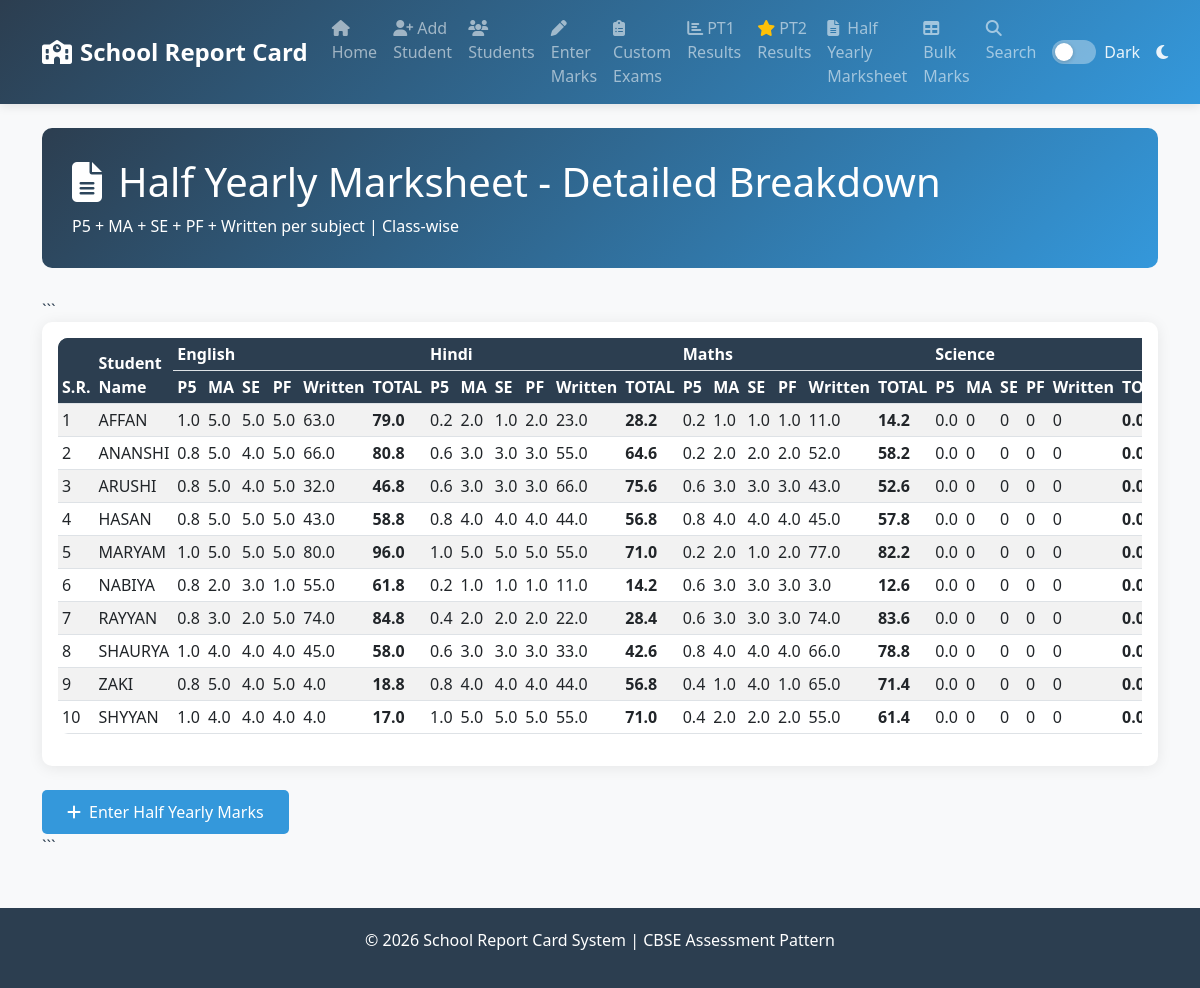
The page /half-yearly-results on the database its author committed.
### tables this page shows
CREATE TABLE students (
            id INTEGER PRIMARY KEY AUTOINCREMENT,
            admission_no TEXT UNIQUE NOT NULL,
            name TEXT NOT NULL,
            class_name TEXT NOT NULL,
            section TEXT NOT NULL,
            roll_no INTEGER,
            father_name TEXT,
            mother_name TEXT,
            dob TEXT,
            term TEXT DEFAULT '2024-25',
            created_at TIMESTAMP DEFAULT CURRENT_TIMESTAMP
        );

CREATE TABLE marks (
            id INTEGER PRIMARY KEY AUTOINCREMENT,
            student_id TEXT NOT NULL,
            subject TEXT NOT NULL,
            exam_type TEXT NOT NULL,  -- 'Half Yearly' or 'Final'
            pt REAL DEFAULT 0,         -- Periodic Test
            ma REAL DEFAULT 0,         -- Multiple Assessment
            se REAL DEFAULT 0,         -- Subject Enrichment
            pf REAL DEFAULT 0,         -- Portfolio
            written REAL DEFAULT 0,   -- Written Exam
            created_at TIMESTAMP DEFAULT CURRENT_TIMESTAMP, theory REAL DEFAULT 0, practical REAL DEFAULT 0,
            FOREIGN KEY (student_id) REFERENCES students(admission_no),
            UNIQUE(student_id, subject, exam_type)
        );

### app.py (the view)
@app.route('/half-yearly-results')
def half_yearly_results():
    conn = get_db()
    cursor = conn.cursor()
    cursor.execute('SELECT * FROM students ORDER BY class_name, section, roll_no')
    students = cursor.fetchall()
    grouped_results = []
    SUBJECTS = ['English', 'Hindi', 'Maths', 'Science', 'SST', 'Computer', 'French']
    for student in students:
        cursor.execute("SELECT subject, pt, ma, se, pf, written FROM marks WHERE student_id = ? AND exam_type = 'Half Yearly'", (student['admission_no'],))
        marks_raw = cursor.fetchall()
        student_marks = {row['subject']: dict(row) for row in marks_raw}
        grouped_results.append({
            'student': dict(student),
            'marks': student_marks,
            'subjects': SUBJECTS
        })
    conn.close()
    return render_template('half_yearly_detailed.html', grouped_results=grouped_results, subjects=SUBJECTS)

### app.py (called while the page is built)
def get_db():
    conn = sqlite3.connect(DATABASE)
    conn.row_factory = sqlite3.Row
    return conn

### templates/half_yearly_detailed.html (shortened to what this page needs)
{% extends "base.html" %}
{% block content %}
<div class="fade-in">
    <div class="page-header">
        <h1><i class="fas fa-file-alt me-3"></i>Half Yearly Marksheet - Detailed Breakdown</h1>
        <p class="mb-0">P5 + MA + SE + PF + Written per subject | Class-wise</p>
    </div>
```
{% if grouped_results %}
<div class="card">
    <div class="card-body">
        <div class="table-responsive">
            <table class="table table-striped table-hover table-sm">
                <thead class="table-dark">
                    <tr>
                        <th rowspan="2">S.R.</th>
                        <th rowspan="2">Student Name</th>
                        {% for subject in subjects %}
                        <th colspan="6">{{ subject }}</th>
                        {% endfor %}
                    </tr>
                    <tr>
                        {% for subject in subjects %}
                        <th>P5</th>
                        <th>MA</th>
                        <th>SE</th>
                        <th>PF</th>
                        <th>Written</th>
                        <th>TOTAL</th>
                        {% endfor %}
                    </tr>
                </thead>
                <tbody>
                    {% for result in grouped_results %}
                    <tr>
                        <td>{{ loop.index }}</td>
                        <td>{{ result.student.name }}</td>
                        {% set grand_total = 0 %}
                        {% for subject in subjects %}
                        {% set marks = result.marks.get(subject, {}) %}
                        {% set p5 = (marks.pt or 0) / 5 %}
                        {% set ma = marks.ma or 0 %}
                        {% set se = marks.se or 0 %}
                        {% set pf = marks.pf or 0 %}
                        {% set written = marks.written or 0 %}
                        {% set total = p5 + ma + se + pf + written %}
                        {% set grand_total = grand_total + total %}
                        <td>{{ p5|round(1) }}</td>
                        <td>{{ ma|round(1) }}</td>
                        <td>{{ se|round(1) }}</td>
                        <td>{{ pf|round(1) }}</td>
                        <td>{{ written|round(1) }}</td>
                        <td class="fw-bold">{{ total|round(1) }}</td>
                        {% endfor %}
                        {% set percentage = (grand_total / (subjects|length * 100)) * 100 %}
                    </tr>
                    {% endfor %}
                </tbody>
            </table>
        </div>
    </div>
</div>
{% else %}
<div class="alert alert-warning">
    No Half Yearly marks data available.
    <a href="{{ url_for('bulk_marks') }}">Enter marks first</a>.
</div>
{% endif %}
<div class="mt-4">
    <a href="{{ url_for('bulk_marks') }}" class="btn btn-primary">
        <i class="fas fa-plus me-2"></i>Enter Half Yearly Marks
    </a>
</div>
```
</div>
{% endblock %}

### templates/base.html (style rules this page uses)
:root { --primary-color: #2c3e50; --secondary-color: #3498db; --success-color: #27ae60; --warning-color: #f39c12; --danger-color: #e74c3c; --light-bg: #ecf0f1; --text-color: #2c3e50; --bg-color: #f8f9fa; --card-bg: #ffffff; --navbar-bg: linear-gradient(135deg, var(--primary-color), var(--secondary-color)); --border-color: #dee2e6; }
body { font-family: 'Segoe UI', Tahoma, Geneva, Verdana, sans-serif; background-color: var(--bg-color); color: var(--text-color); transition: background-color 0.3s, color 0.3s; }
.card { border: none; border-radius: 10px; box-shadow: 0 2px 15px rgba(0,0,0,0.08); transition: transform 0.3s; background-color: var(--card-bg); color: var(--text-color); }
.table { color: var(--text-color); }
.table th { background-color: var(--primary-color); color: white; border-color: var(--border-color); }
.table td { border-color: var(--border-color); }
.page-header { background: linear-gradient(135deg, var(--primary-color), var(--secondary-color)); color: white; padding: 30px; border-radius: 10px; margin-bottom: 30px; }
.btn-primary { background: var(--secondary-color); border: none; padding: 10px 25px; border-radius: 5px; transition: all 0.3s; }
.table { border-radius: 10px; overflow: hidden; }
.table thead { background: var(--primary-color); color: white; }
.fade-in { animation: fadeIn 0.5s; }

### rows shown on the page
students: student.name "AFFAN"
marks: subjects "5.0", subjects "5.0", subjects "5.0", subjects "63.0"
marks: subjects "2.0", subjects "1.0", subjects "2.0", subjects "23.0"
marks: subjects "1.0", subjects "1.0", subjects "1.0", subjects "11.0"
students: student.name "ANANSHI"
marks: subjects "5.0", subjects "4.0", subjects "5.0", subjects "66.0"
marks: subjects "3.0", subjects "3.0", subjects "3.0", subjects "55.0"
marks: subjects "2.0", subjects "2.0", subjects "2.0", subjects "52.0"
students: student.name "ARUSHI"
marks: subjects "5.0", subjects "4.0", subjects "5.0", subjects "32.0"
marks: subjects "3.0", subjects "3.0", subjects "3.0", subjects "66.0"
marks: subjects "3.0", subjects "3.0", subjects "3.0", subjects "43.0"
students: student.name "HASAN"
marks: subjects "5.0", subjects "5.0", subjects "5.0", subjects "43.0"
marks: subjects "4.0", subjects "4.0", subjects "4.0", subjects "44.0"
marks: subjects "4.0", subjects "4.0", subjects "4.0", subjects "45.0"
students: student.name "MARYAM"
marks: subjects "5.0", subjects "5.0", subjects "5.0", subjects "80.0"
marks: subjects "5.0", subjects "5.0", subjects "5.0", subjects "55.0"
marks: subjects "2.0", subjects "1.0", subjects "2.0", subjects "77.0"
students: student.name "NABIYA"
marks: subjects "2.0", subjects "3.0", subjects "1.0", subjects "55.0"
marks: subjects "1.0", subjects "1.0", subjects "1.0", subjects "11.0"
marks: subjects "3.0", subjects "3.0", subjects "3.0", subjects "3.0"
students: student.name "RAYYAN"
marks: subjects "3.0", subjects "2.0", subjects "5.0", subjects "74.0"
marks: subjects "2.0", subjects "2.0", subjects "2.0", subjects "22.0"
marks: subjects "3.0", subjects "3.0", subjects "3.0", subjects "74.0"
students: student.name "SHAURYA"
marks: subjects "4.0", subjects "4.0", subjects "4.0", subjects "45.0"
marks: subjects "3.0", subjects "3.0", subjects "3.0", subjects "33.0"
marks: subjects "4.0", subjects "4.0", subjects "4.0", subjects "66.0"
students: student.name "ZAKI"
marks: subjects "5.0", subjects "4.0", subjects "5.0", subjects "4.0"
marks: subjects "4.0", subjects "4.0", subjects "4.0", subjects "44.0"
marks: subjects "1.0", subjects "4.0", subjects "1.0", subjects "65.0"
students: student.name "SHYYAN"
marks: subjects "4.0", subjects "4.0", subjects "4.0", subjects "4.0"
marks: subjects "5.0", subjects "5.0", subjects "5.0", subjects "55.0"
marks: subjects "2.0", subjects "2.0", subjects "2.0", subjects "55.0"

### other values the page prints
{{ subject }} "English" "Hindi" "Maths" "Science"
{{ p5|round(1) }} "1.0" "0.2" "0.2" "0.0" "0.8" "0.6" "0.2" "0.0" "0.8" "0.6" "0.6" "0.0" "0.8" "0.8" "0.8" "0.0" "1.0" "1.0" "0.2" "0.0" "0.8" "0.2" "0.6" "0.0" "0.8" "0.4" "0.6" "0.0" "1.0" "0.6" "0.8" "0.0" "0.8" "0.8" "0.4" "0.0" "1.0" "1.0" "0.4" "0.0"
{{ total|round(1) }} "79.0" "28.2" "14.2" "80.8" "64.6" "58.2" "46.8" "75.6" "52.6" "58.8" "56.8" "57.8" "96.0" "71.0" "82.2" "61.8" "14.2" "12.6" "84.8" "28.4" "83.6" "58.0" "42.6" "78.8" "18.8" "56.8" "71.4" "17.0" "71.0" "61.4"
{{ ma|round(1) }} "0" "0" "0" "0" "0" "0" "0" "0" "0" "0"
{{ se|round(1) }} "0" "0" "0" "0" "0" "0" "0" "0" "0" "0"
{{ pf|round(1) }} "0" "0" "0" "0" "0" "0" "0" "0" "0" "0"
{{ written|round(1) }} "0" "0" "0" "0" "0" "0" "0" "0" "0" "0"
